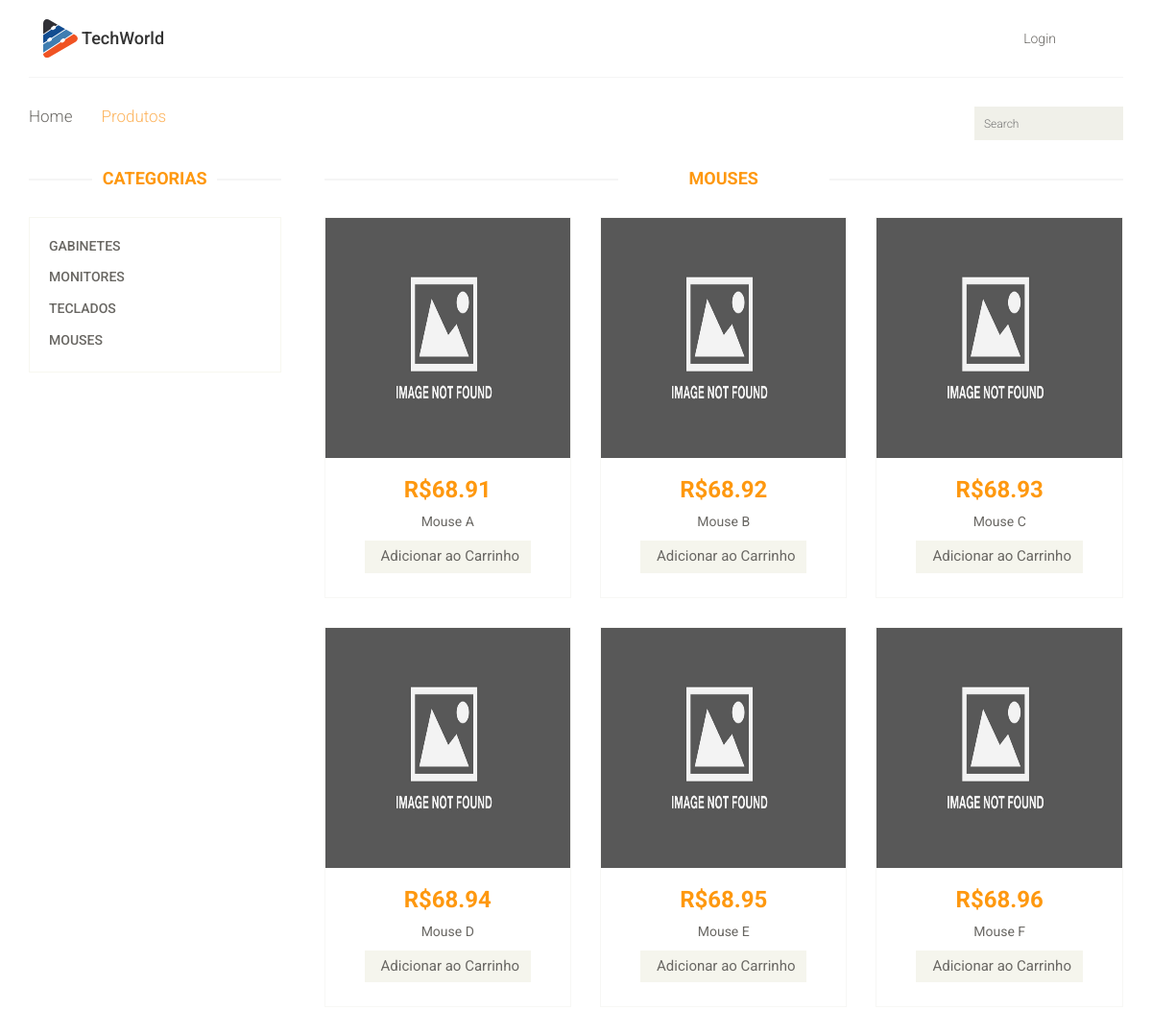
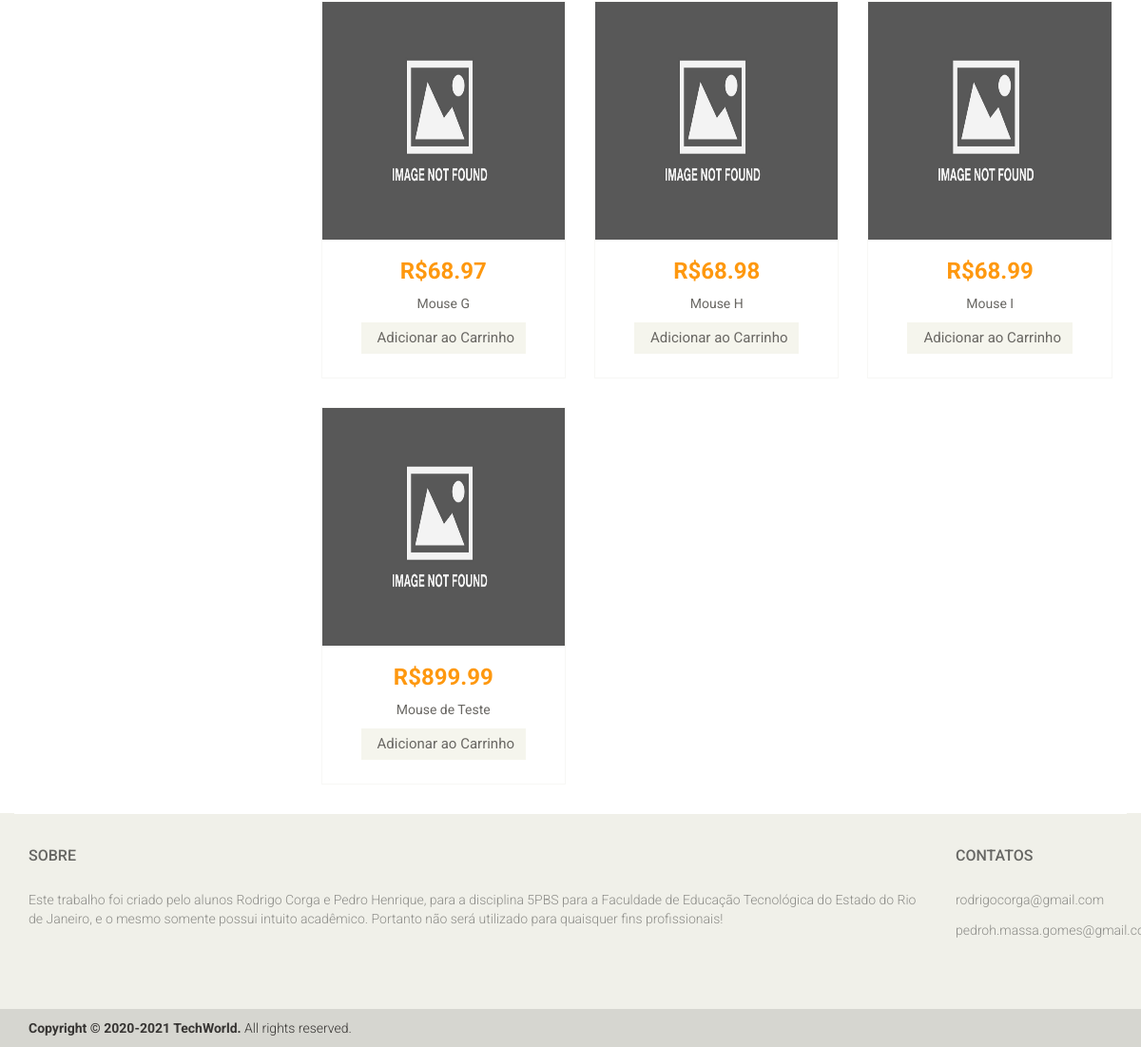
/loja3, run on the app's committed database (2 pictures, top to bottom).
### models.py (models this page shows, shortened)
class Produto(db.Model):
    id = db.Column(db.Integer, primary_key=True)
    nome = db.Column(db.String(64), nullable=False)
    preco = db.Column(db.Float, nullable=False)
    estoque = db.Column(db.Integer, nullable=False)
    categoria = db.Column(db.String(64), nullable=False)
    descricao = db.Column(db.String(264))
    url = db.Column(db.String(264))

### views.py (the view, shortened to what this page needs)
@app.route('/loja3', methods=['GET','POST'])
def loja3():
    mouses = Produto.query.filter_by(categoria="Mouse").all()
    return render_template("loja3.html", mouses=mouses)

### templates/loja3.html (shortened to what this page needs)
<!DOCTYPE html>
<html lang="pt-br">
<head>
    <link href="./static/css/utilitybootstrap.min.css" rel="stylesheet">
    <link href="./static/css/prettyPhoto.css" rel="stylesheet">
    <link href="./static/css/price-range.css" rel="stylesheet">
    <link href="./static/css/animate.css" rel="stylesheet">
	<link href="./static/css/shopmain.css" rel="stylesheet">
	<link href="./static/css/responsive.css" rel="stylesheet">
</head>
<body>
	<header id="header">
		<div class="header-middle">
			<div class="container">
				<div class="row">
					<div class="col-md-1 clearfix">
						<div class="logo pull-left">
							<a href="{{ url_for('index') }}"><img src="./static/icons/techworld.svg" alt="TechWorld-Logo" height="40px"/></a>
						</div>
					</div>
					<div class="col-md-3 clearfix" style="margin-left:-55px;">
						<h4>TechWorld</h4>
					</div>
					<div class="col-md-8 clearfix">
						<div class="shop-menu clearfix pull-right">
							<ul class="nav navbar-nav">
								{% if current_user.is_authenticated %}
								<li><a href="{{ url_for('carrinho') }}"><i class="fa fa-shopping-cart"></i>Carrinho</a></li>
								<li><a href="{{ url_for('logout') }}"><i class="fa fa-lock"></i> Logout</a></li>
								{% else %}
								<li><a href="{{ url_for('login') }}"> Login</a></li>
								{% endif %}
							</ul>
						</div>
					</div>
				</div>
			</div>
		</div>
		<div class="header-bottom">
			<div class="container">
				<div class="row">
					<div class="col-sm-9">
						<div class="mainmenu pull-left">
							<ul class="nav navbar-nav collapse navbar-collapse">
								<li><a href="{{ url_for('index') }}">Home</a></li>
								<li><a href="{{ url_for('loja0') }}" class="active">Produtos</a></li>
							</ul>
						</div>
					</div>
					<div class="col-sm-3">
						<div class="search_box pull-right">
							<input type="text" placeholder="Search"/>
						</div>
					</div>
				</div>
			</div>
		</div>
	</header>
	<section>
		<div class="container">
			<div class="row">
				<div class="col-sm-3">
					<div class="left-sidebar">
						<h2>Categorias</h2>
						<div class="panel-group category-products" id="accordian">
							<div class="panel panel-default">
								<div class="panel-heading">
									<h4 class="panel-title"><a href="{{ url_for('loja0') }}">Gabinetes</a></h4>
								</div>
							</div>
							<div class="panel panel-default">
								<div class="panel-heading">
									<h4 class="panel-title"><a href="{{ url_for('loja1') }}">Monitores</a></h4>
								</div>
							</div>
							<div class="panel panel-default">
								<div class="panel-heading">
									<h4 class="panel-title"><a href="{{ url_for('loja2') }}">Teclados</a></h4>
								</div>
							</div>
							<div class="panel panel-default">
								<div class="panel-heading">
									<h4 class="panel-title"><a href="{{ url_for('loja3') }}">Mouses</a></h4>
								</div>
							</div>
						</div>
					</div>
				</div>
				<div class="col-sm-9 padding-right">
					<div class="features_items">
						<h2 class="title text-center">Mouses</h2>
						{% for mouse in mouses %}
						<div class="col-sm-4">
							<div class="product-image-wrapper">
								<div class="single-products">
									<form method="POST">
										<div class="productinfo text-center">
											<img src="./static/imagens/produtos/NotFound.jpg" alt="" height="250em"/>
											<h2>R${{mouse.preco}}</h2>
											<p>{{mouse.nome}}</p>
											<button type="submit" class="btn btn-default add-to-cart">Adicionar ao Carrinho</button>
										</div>
										<div class="product-overlay">
											<div class="overlay-content">
											</div>
										</div>
									</form>
								</div>
							</div>
						</div>
						{% endfor %}
					</div>
				</div>
			</div>
		</div>
	</section>
	<footer id="footer">
		<div class="footer-widget">
			<div class="container">
				<div class="row">
					<div class="col-sm-10">
						<div class="single-widget">
							<h2>Sobre</h2>
							<ul class="nav nav-pills nav-stacked">
								<li><a href="#">
									Este trabalho foi criado pelo alunos Rodrigo Corga e Pedro Henrique,
									para a disciplina 5PBS para a  Faculdade de Educação Tecnológica do
									Estado do Rio de Janeiro, e o mesmo somente possui intuito acadêmico.
									Portanto não será utilizado para quaisquer fins profissionais!
								</a></li>
							</ul>
						</div>
					</div>
					<div class="col-sm-2">
						<div class="single-widget">
							<h2>Contatos</h2>
							<ul class="nav nav-pills nav-stacked">
								<li><a href="#">rodrigocorga@gmail.com</a></li>
								<li><a href="#">pedroh.massa.gomes@gmail.com</a></li>
							</ul>
						</div>
					</div>
				</div>
			</div>
		</div>
		<div class="footer-bottom">
			<div class="container">
				<div class="row">
					<p class="pull-left"><strong>Copyright &copy; 2020-2021 TechWorld.</strong>
						All rights reserved.</p>
				</div>
			</div>
		</div>
	</footer>
</body>
</html>

### data on the page
Produto: preco "68.91", nome "Mouse A"
Produto: preco "68.92", nome "Mouse B"
Produto: preco "68.93", nome "Mouse C"
Produto: preco "68.94", nome "Mouse D"
Produto: preco "68.95", nome "Mouse E"
Produto: preco "68.96", nome "Mouse F"
Produto: preco "68.97", nome "Mouse G"
Produto: preco "68.98", nome "Mouse H"
Produto: preco "68.99", nome "Mouse I"
Produto: preco "899.99", nome "Mouse de Teste"
